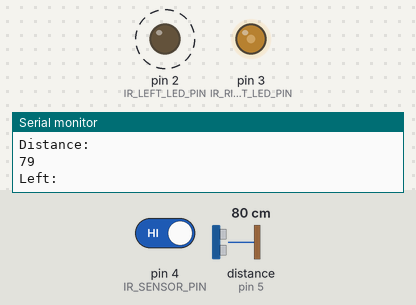
Bench run of a sketch on a simulated Arduino Uno, built with avr-gcc and run on an emulated ATmega328P. Shown: output pins drawn as LEDs (lit = HIGH), the last lines printed to the serial monitor. Wiring (inferred from the names in the program): ultrasonic range finder: trigger pin 6; echo pin 5. Dashed ring = blinking. The test bench sets the inputs (shaded band); at power-on: distance to the obstacle (sensor on pin 5) 80 cm, pin 4 (IR_SENSOR_PIN) HIGH. The echo pulse lasts 58.3 µs per cm; pins used as bus, display or sensor lines are not drawn.

Above: at 1.27 s.
1.3 s: distance to the obstacle (sensor on pin 5) set to 60 cm
At 1.66 s:
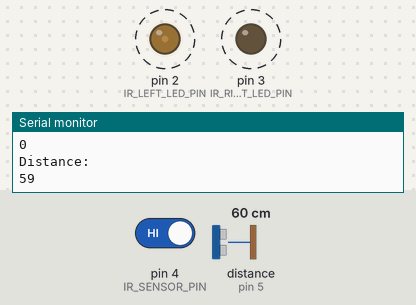
4.3 s: distance to the obstacle (sensor on pin 5) set to 2 cm
At 4.46 s:
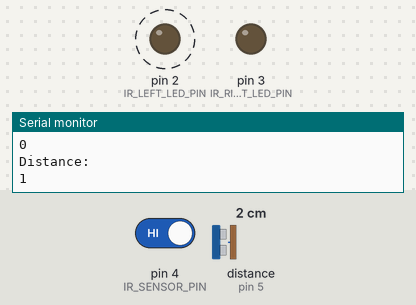
Timing chart, 0 to 13.3 s (numbered marks = the images above; inputs shaded):
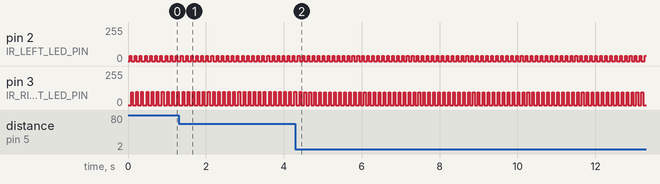

Measured:
- by itself, pin 2 (IR_LEFT_LED_PIN): alternates 40/255 for 0.04 s and 0/255 for 0.09 s

The sketch:

i2c_collision_sensor.ino
```cpp
// I2C Collision Sensor
// by Luc Desrosiers

// Monitor the infrared sensors (Left and Right sensors)
// Transfer sensor state whenever the master asks

// Created February 2107

#include <Wire.h>

#define SLAVE_ADDRESS 0x04

#define IR_SENSOR_PIN 4
#define IR_LEFT_LED_PIN 2
#define IR_RIGHT_LED_PIN 3

#define HC_TRIGGER_PIN 6
#define HC_ECHO_PIN 5

#define POWER_PIN 7

// Global Variables
int currentIRPin = IR_LEFT_LED_PIN;
int distance = 0;
int leftCollision = 0;
int rightCollision = 0;
uint8_t xmitBuffer[2];

void setup() {
  //Serial Console setup
  Serial.begin(9600);

  // i2c Setup
  Wire.begin(SLAVE_ADDRESS);
  Wire.onRequest(i2cTransmit);

  // Power Pin Setup
  pinMode(POWER_PIN, OUTPUT);
  digitalWrite(POWER_PIN, HIGH);

  // Infrared Setup
  pinMode(IR_LEFT_LED_PIN, OUTPUT);
  digitalWrite(IR_LEFT_LED_PIN, LOW);
  pinMode(IR_RIGHT_LED_PIN, OUTPUT);
  digitalWrite(IR_RIGHT_LED_PIN, LOW);

  // Ultrasound Setup
  pinMode(HC_TRIGGER_PIN, OUTPUT);
  digitalWrite(HC_TRIGGER_PIN, LOW);
  pinMode(HC_ECHO_PIN, INPUT);

  fillBuffer();
}

void loop() {
  leftCollision = checkForCollision(IR_LEFT_LED_PIN);
  delay(50);
  rightCollision = checkForCollision(IR_RIGHT_LED_PIN);
  distance = measureDistance();
  fillBuffer();
  delay(50);
}

int checkForCollision(int ledId) {
  irLedWrite(ledId);
  int result = (digitalRead(IR_SENSOR_PIN) == LOW);

  return result;
}

void irLedWrite(int ledId) {
  for (int i = 0; i <= 384; i++) {
    digitalWrite(ledId, HIGH);
    delayMicroseconds(13);
    digitalWrite(ledId, LOW);
    delayMicroseconds(13);
  }
}

void fillBuffer() {
  xmitBuffer[0] = leftCollision | (rightCollision << 1);
  xmitBuffer[1] = distance;
  Serial.println("Left:");
  Serial.println(leftCollision);
  Serial.println("Right:");
  Serial.println(rightCollision);
  Serial.println("Buffer:");
  Serial.println(xmitBuffer[0]);
  Serial.println("Distance:");
  Serial.println(xmitBuffer[1]);
}

void i2cTransmit() {
  Wire.write(xmitBuffer,2);
}

int measureDistance() {
  long duration;
  digitalWrite(HC_TRIGGER_PIN, LOW);
  delayMicroseconds(2);
  digitalWrite(HC_TRIGGER_PIN, HIGH);

  delayMicroseconds(10);
  digitalWrite(HC_TRIGGER_PIN, LOW);
  duration = pulseIn(HC_ECHO_PIN, HIGH);
  int dist = (duration / 2) / 29.1;

  if (dist >= 200 || dist <= 0) {
    return 0;
  }
  else {
    return dist;
  }
}
```
